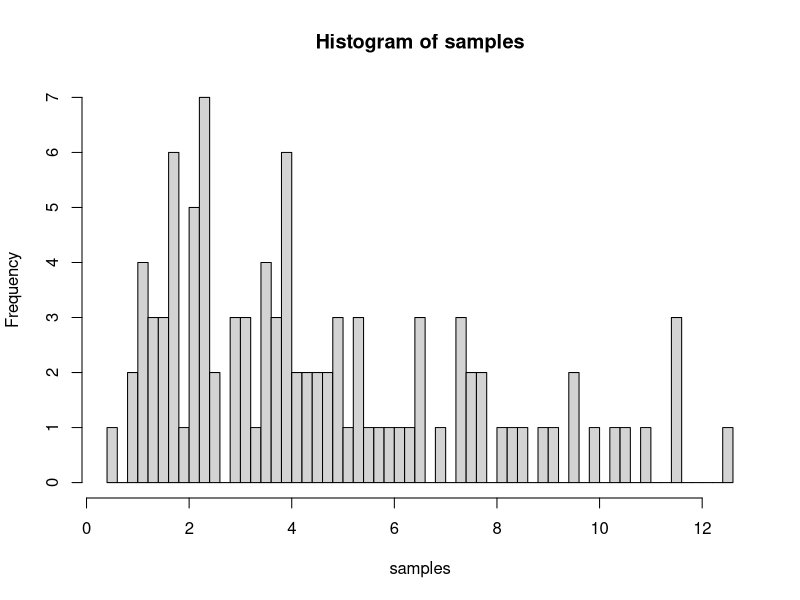
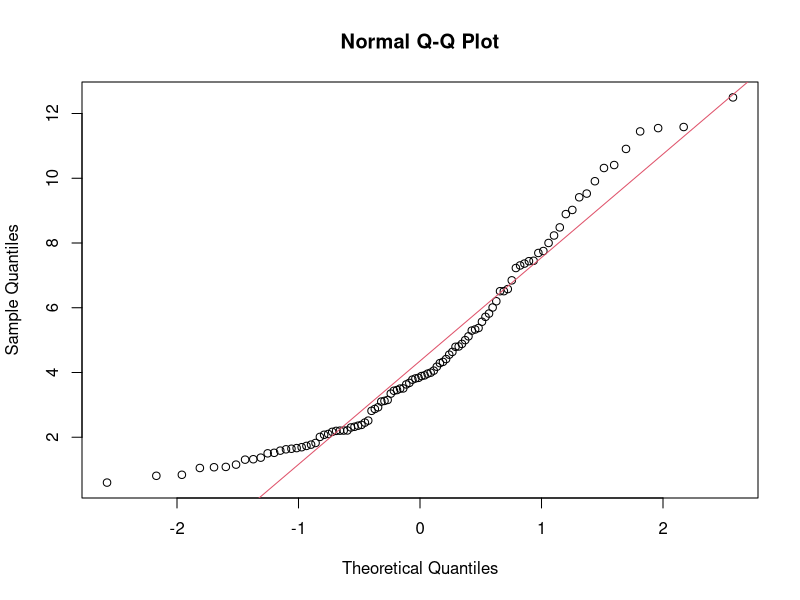

Write R code to recreate these figures, in order. (Note: this script raises an error after producing the figures.)
# Lab 1 by Alberto Nieto Sandino

################################################
# Assignment 1.1
################################################

# Clear environment 
rm(list=ls())
# Close graphics
graphics.off()
# Packages to use
library('zoo')
library('nortest')

# Sample 100 observations from a gamma distribution
num_of_samples = 100
alpha = 2
beta = 2
samples <- rgamma (num_of_samples, shape = alpha, scale = beta)
mean_samp = alpha*beta
var_samp = alpha*beta^2
# Plot a histogram to get an overview of the data
dev.new()
p1 <- hist(samples, breaks = 50, right = FALSE)

# qq-plot
dev.new()
qqnorm(samples, main = "Normal Q-Q Plot",
       xlab = "Theoretical Quantiles", ylab = "Sample Quantiles",
       plot.it = TRUE, datax = FALSE)
qqline(samples, col = 2)

# Form the reference distribution, normal distribution
breaks_cdf <- pnorm(p1$breaks, mean = mean_samp, sd = sqrt(var_samp)) # since we assume it's normal 
# distribution. Do we use the normal mean and sd, or do we put the real mean and variance from the
# gamma distribution
null.probs <- rollapply(breaks_cdf, 2, function(x) x[2]-x[1])

## Formal goodness of fit tests
# Chi square test
a <- chisq.test(p1$counts, p = null.probs, rescale.p = TRUE, simulate.p.value = TRUE)

# Lilliefors test
lillie.test(samples)

################################################
# Assignment 1.2
################################################

# Sample 100 observations from a gamma distribution
num_of_samples = 100
alpha = 2
beta = 2
samples <- rgamma (num_of_samples, shape = alpha, scale = beta)
mean_samp = alpha*beta
var_samp = alpha*beta^2

lower <- vector()
upper <- vector()
width <- vector()
counter <- as.integer(0)

for (i in 1:100){
  # 95% confidence interval for the variance
  df <- length(samples) - 1
  var_samp_temp = var(samples) # we don't know it's a gamma distribution
  lower[i] = var_samp_temp * df / qchisq(0.05/2, df, lower.tail = FALSE)
  upper[i] = var_samp_temp * df / qchisq(1 - 0.05/2, df, lower.tail = FALSE)
  width[i] = upper[i] - lower[i]
  if ((lower[i] < var_samp) & (upper > var_samp)){
    counter = counter + 1
  } else {
    counter = counter
  }
  # Generate new gamma-distributed samples for next loop
  samples <- rgamma (num_of_samples, shape = alpha, scale = beta)
}
